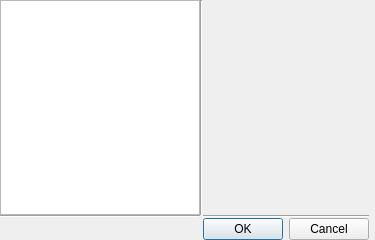
<?xml version="1.0" encoding="UTF-8"?>
<ui version="4.0">
 <class>MainSettings</class>
 <widget class="QWidget" name="MainSettings">
  <property name="geometry">
   <rect>
    <x>0</x>
    <y>0</y>
    <width>375</width>
    <height>240</height>
   </rect>
  </property>
  <property name="windowTitle">
   <string>MainSettings</string>
  </property>
  <layout class="QGridLayout" name="gridLayout">
   <property name="leftMargin">
    <number>0</number>
   </property>
   <property name="topMargin">
    <number>0</number>
   </property>
   <property name="rightMargin">
    <number>6</number>
   </property>
   <property name="bottomMargin">
    <number>0</number>
   </property>
   <property name="spacing">
    <number>0</number>
   </property>
   <item row="2" column="2">
    <widget class="QDialogButtonBox" name="buttonBox">
     <property name="standardButtons">
      <set>QDialogButtonBox::Cancel|QDialogButtonBox::Ok</set>
     </property>
    </widget>
   </item>
   <item row="0" column="0">
    <widget class="QTreeWidget" name="settingsTree">
     <property name="sizePolicy">
      <sizepolicy hsizetype="Minimum" vsizetype="Expanding">
       <horstretch>0</horstretch>
       <verstretch>0</verstretch>
      </sizepolicy>
     </property>
     <property name="maximumSize">
      <size>
       <width>200</width>
       <height>16777208</height>
      </size>
     </property>
     <property name="editTriggers">
      <set>QAbstractItemView::DoubleClicked|QAbstractItemView::EditKeyPressed</set>
     </property>
     <attribute name="headerVisible">
      <bool>false</bool>
     </attribute>
     <column>
      <property name="text">
       <string>Settings</string>
      </property>
     </column>
    </widget>
   </item>
   <item row="1" column="2">
    <widget class="Line" name="line_2">
     <property name="orientation">
      <enum>Qt::Horizontal</enum>
     </property>
    </widget>
   </item>
   <item row="1" column="0">
    <widget class="Line" name="line_4">
     <property name="orientation">
      <enum>Qt::Horizontal</enum>
     </property>
    </widget>
   </item>
   <item row="0" column="1">
    <widget class="Line" name="line_3">
     <property name="orientation">
      <enum>Qt::Vertical</enum>
     </property>
    </widget>
   </item>
   <item row="0" column="2">
    <layout class="QGridLayout" name="settingsFrameLayout"/>
   </item>
  </layout>
 </widget>
 <layoutdefault spacing="6" margin="11"/>
 <resources/>
 <connections/>
</ui>
